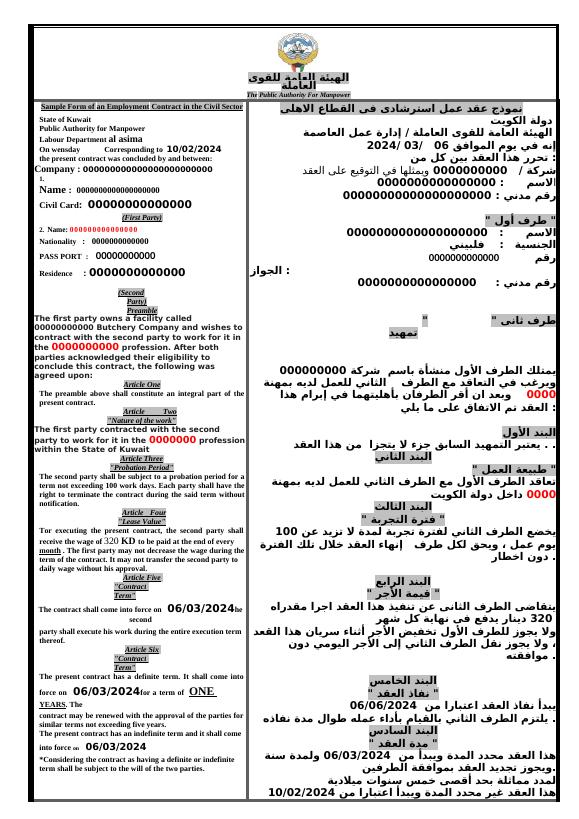
#> input picture .claude/skills/hrms-gov-contract-template/assets/reference-render/page-1.jpg, 579 x 819 px
$ python -i ocr.py   (imports and definitions only)
#> lines starting #> are read from the running program, lines starting #| are printed output that depends on the picture
# -*- coding: utf-8 -*-
"""واجهة OCR قابلة للتوصيل + قارئ MRZ حقيقي لجوازات السفر + قارئ البطاقة المدنية الكويتية.

- قراءة MRZ: منفّذة فعليًا كدالة تحليل نصّية (TD3 من سطرين، 44 خانة) مع التحقق من
  أرقام الضبط (check digits).
- قراءة البطاقة المدنية الكويتية: Tesseract (eng+ara) + regex لاستخراج:
  Civil ID (12 خانة)، Name (English+Arabic)، Passport No، Nationality،
  Sex، Birth Date، Expiry Date.
- استخراج النص من الصورة: خلف واجهة قابلة للتوصيل (Tesseract/خدمة سحابية).

القاعدة الذهبية: النتيجة *اقتراح* يؤكّده المستخدم قبل الحفظ.
"""
from __future__ import annotations

import os
import re
from datetime import datetime
from typing import Protocol

_TD3_LINE = 44


# [26 lines left out: function _configure_tesseract, not called in this run]


# [1 line not run here, left out]


# [56 lines left out: functions _check_digit, _parse_date, parse_mrz_td3, not called in this run]


class OcrProvider(Protocol):
    def image_to_text(self, file_path: str, lang: str = "eng") -> str: ...


class NullImageOcr:
    """لا محرّك صور مُفعّل — يُرجع نصًّا فارغًا."""
    def image_to_text(self, file_path: str, lang: str = "eng") -> str:
        return ""


class TesseractOcr:
    """محرّك OCR فعلي عبر Tesseract (pytesseract). يدعم قراءة نص MRZ من الجواز،
    والبطاقة المدنية الكويتية باللغتين (eng+ara).

    Preprocessing المطبَّق:
    - EXIF exif_transpose: تصحيح دوران صور الموبايل
    - Upscale: تكبير الصور الصغيرة لعرض 2000px (Tesseract يعمل أفضل على 300+ DPI)
    - Grayscale + autocontrast: زيادة التباين
    - Sharpen: حواف أوضح للأحرف
    - Config PSM 6: يفترض كتلة نص موحّدة (مناسب للبطاقات)
    """
    def image_to_text(self, file_path: str, lang: str = "eng") -> str:
#> called with lang = 'eng'
        import pytesseract
        from PIL import Image, ImageOps, ImageFilter

        img = Image.open(file_path)
#> img is the input picture: PIL image 579x819 RGB; mean R, G, B 224.3, 224, 224
        img = ImageOps.exif_transpose(img)
        # تكبير الصور الصغيرة (Tesseract يعمل أفضل على دقة أعلى)
        w, h = img.size
#> w = 579; h = 819
        if w < 2000:
            scale = 2000 / w
#> scale = 3.45
            img = img.resize((int(w * scale), int(h * scale)), Image.LANCZOS)
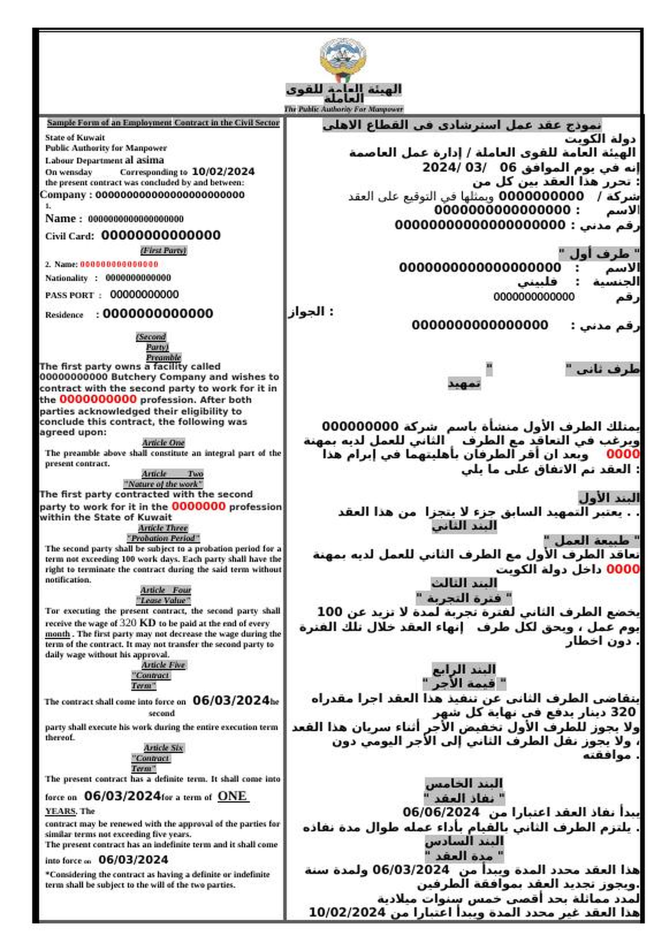
#> img: PIL image 2000x2829 RGB (shown at 1/3 size); mean R, G, B 223.8, 223.5, 223.5
        img = img.convert("L")
#> img: PIL image 2000x2829 L
        img = ImageOps.autocontrast(img, cutoff=2)
        img = img.filter(ImageFilter.SHARPEN)
        # PSM 6 = Assume a single uniform block of text
#> (the run stopped early here; a loop or call above may not have finished)

$ run again, on .claude/skills/hrms-gov-contract-template/assets/reference-render/page-2.jpg
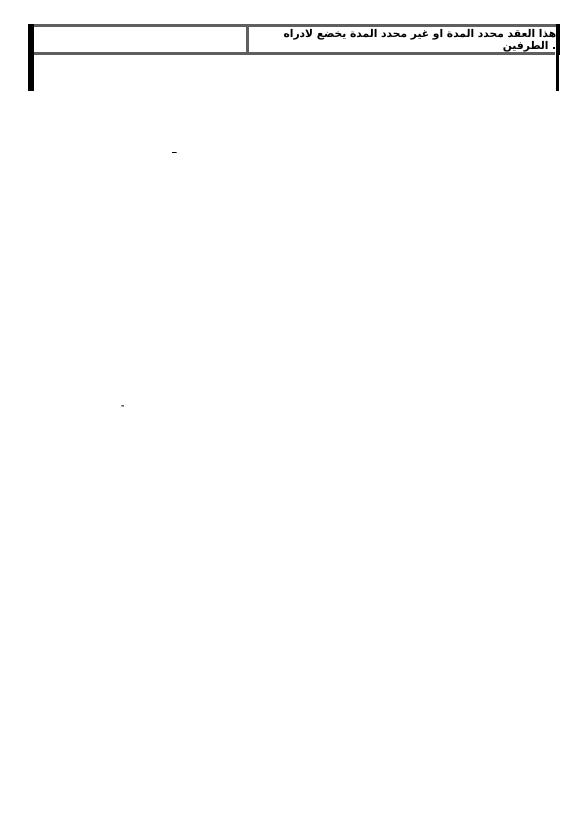
#> input picture .claude/skills/hrms-gov-contract-template/assets/reference-render/page-2.jpg, 579 x 819 px
#> in image_to_text, img is the input picture: PIL image 579x819 RGB; min 0, max 255, mean 253.1
#> in image_to_text, `img = ImageOps.autocontrast(img, cutoff=2)`:
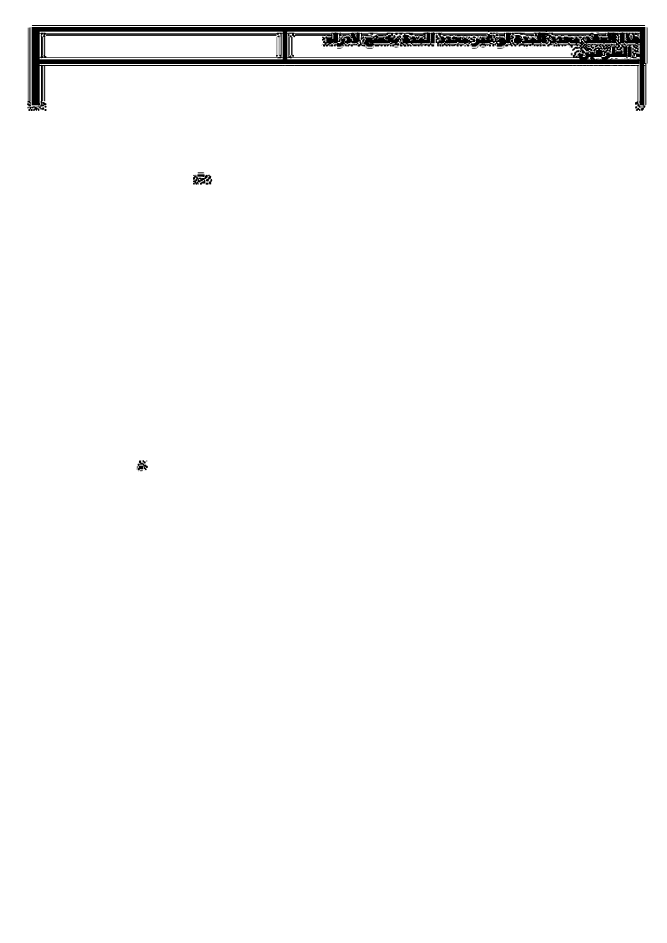
#> img: PIL image 2000x2829 L (shown at 1/3 size); min 0, max 255, mean 249.4

$ run again, on .claude/skills/hrms-gov-contract-template/assets/reference-render/page-3.jpg
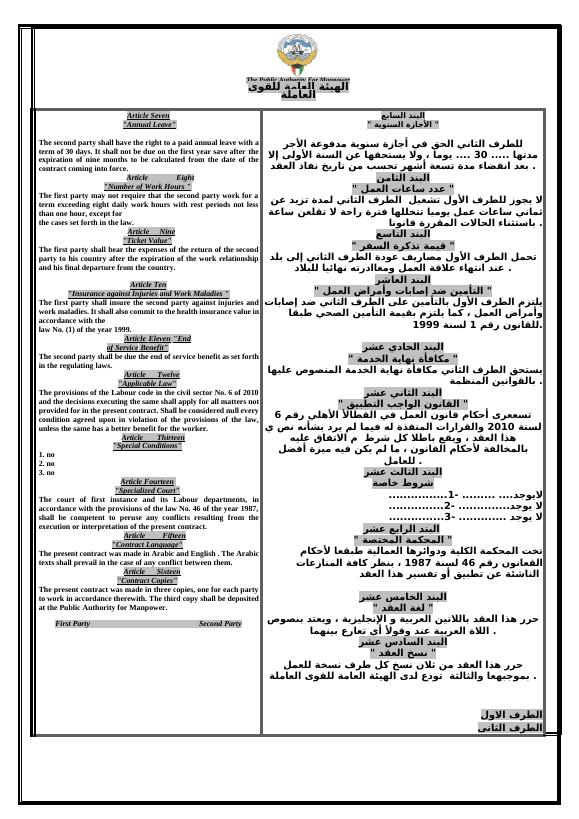
#> input picture .claude/skills/hrms-gov-contract-template/assets/reference-render/page-3.jpg, 579 x 819 px
#> in image_to_text, img is the input picture: PIL image 579x819 RGB; mean R, G, B 223.1, 223.1, 223.1
#> in image_to_text, `img = img.resize((int(w * scale), int(h * scale)), Image.LANCZOS)`:
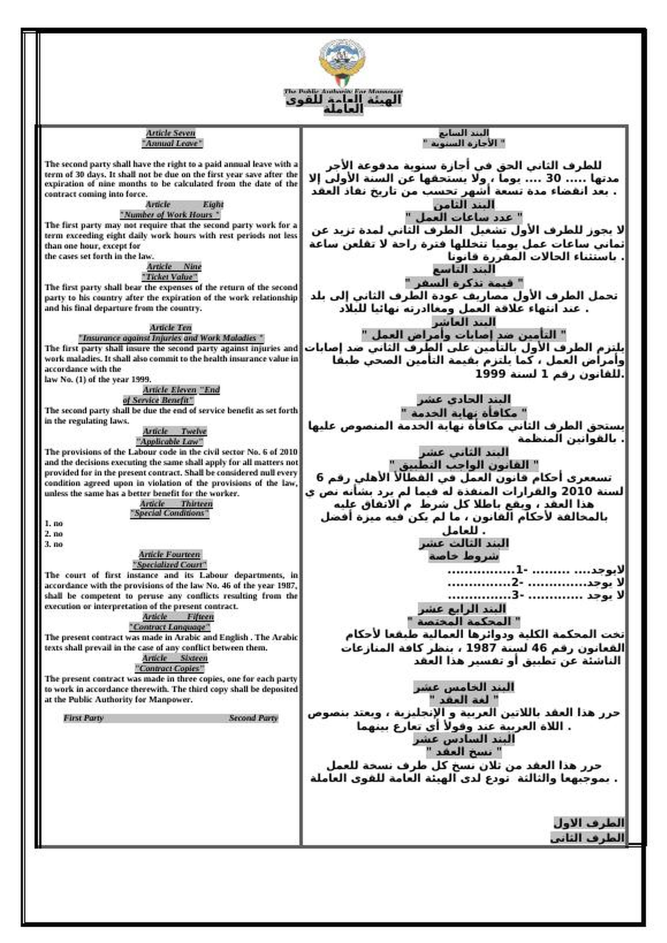
#> img: PIL image 2000x2829 RGB (shown at 1/3 size); mean R, G, B 222.7, 222.7, 222.6
